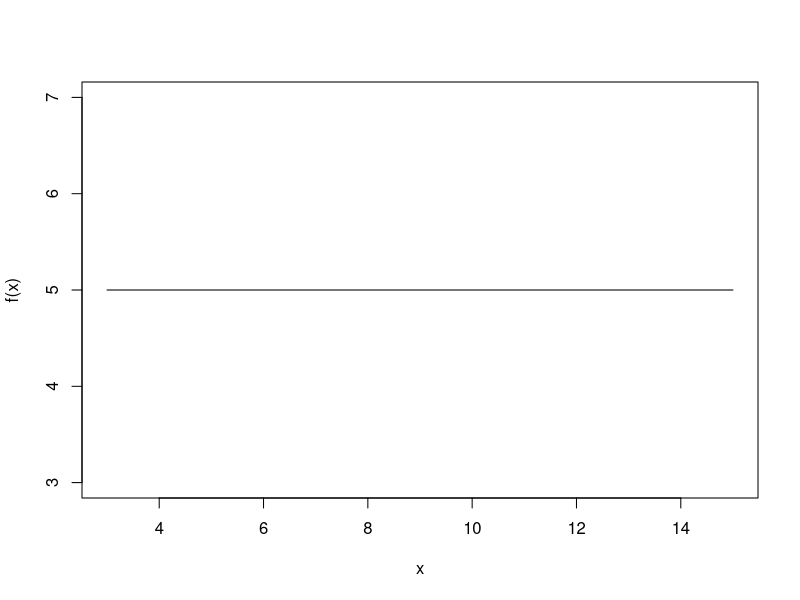
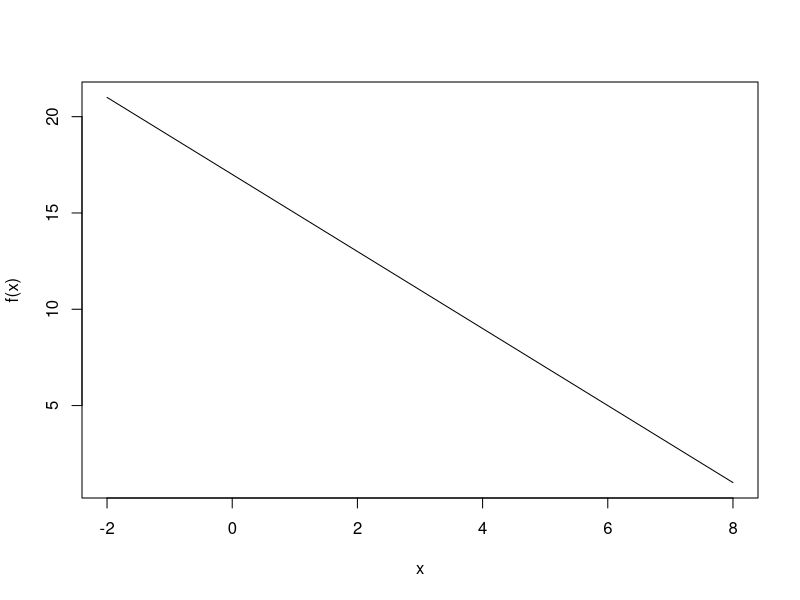
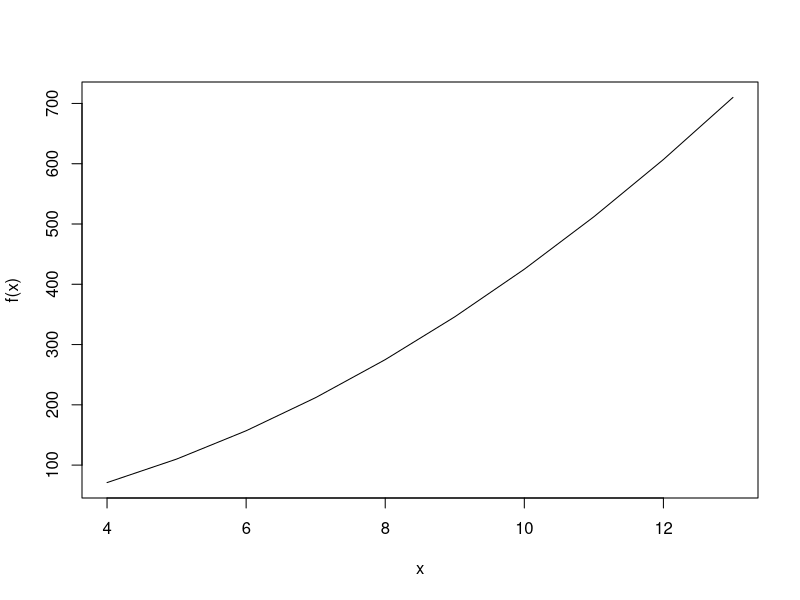
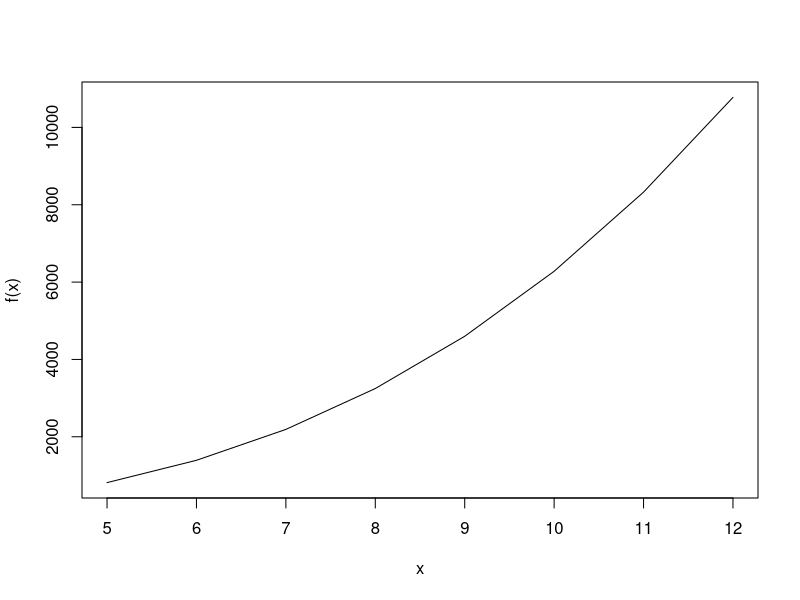
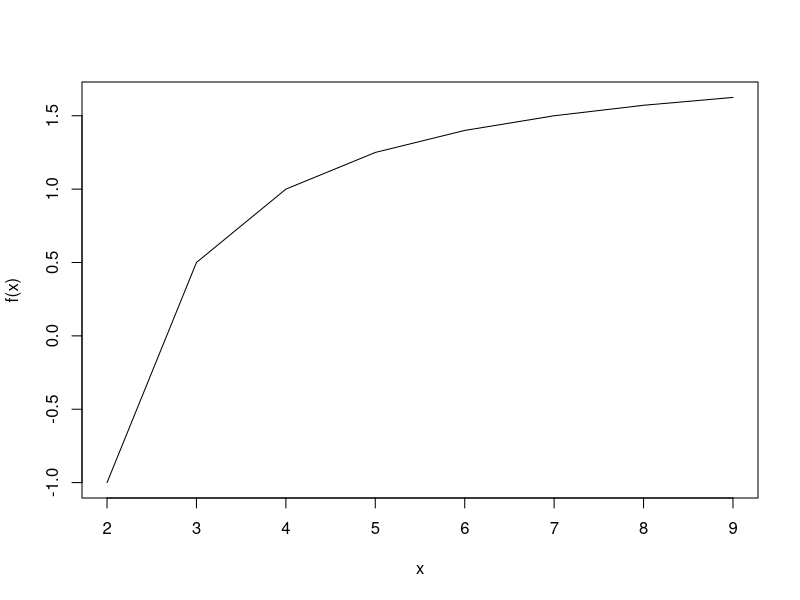

These figures' R source, in order:
#Constant Function
f <- function(x){
  fx<-5
  return(fx)
}

input <- 3:15
plot(input,
     sapply(input, f),
     type = "l",
     xlab = "x",
     ylab = "f(x)")


#linear function
f <- function(x){
  fx <- 17-2*x
  return(fx)
}

input <- -2:8
plot(input,
     sapply(input,f),
     type="l",
     xlab="x",
     ylab="f(x)")


#Quadratic Function
f<- function(x){
  fx <- 4*x^2+3*x-5
  return(fx)
}

input <- 4:13
plot(input,
     sapply(input,f),
     type="l",
     xlab="x",
     ylab="f(x)")


#Polynomial Function
f<- function(x){
  fx <- 6*x^3+3*x^2-2*x
  return(fx)
}

input <- 5:12
plot(input,
     sapply(input,f),
     type="l",
     xlab="x",
     ylab="f(x)")


#Rational Function
f<- function(x){
  fx <- (2*x-5)/(x-1)
  return(fx)
}

input <- 2:9
plot(input,
     sapply(input,f),
     type="l",
     xlab="x",
     ylab="f(x)")
